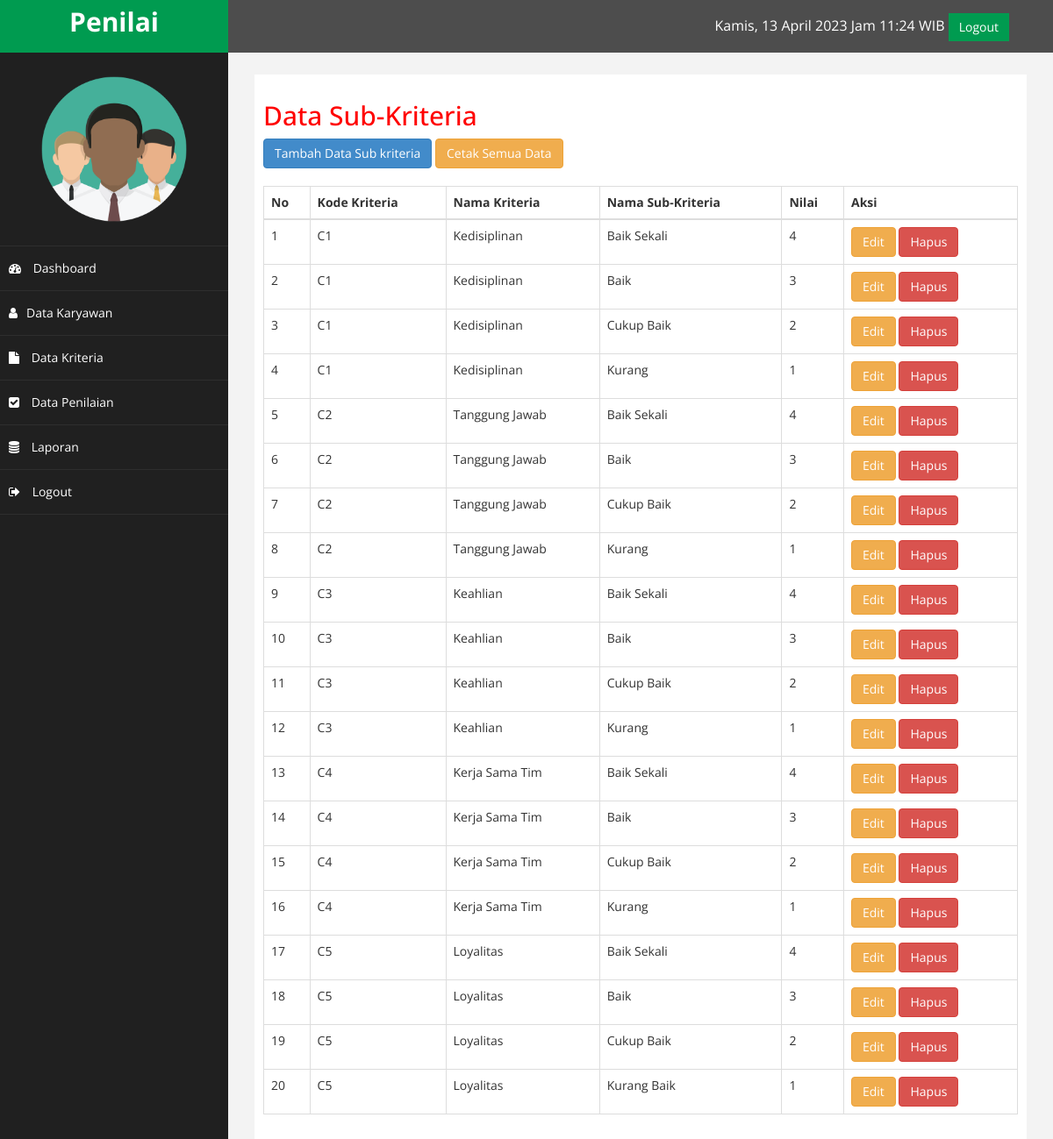
The app's page /index.php?halaman=subkriteria (signed in) with its own data.
### tables this page shows
CREATE TABLE `sub_kriteria` (
  `id_subKriteria` int(11) NOT NULL,
  `id_kriteria` int(11) NOT NULL,
  `nama_sub` varchar(255) NOT NULL,
  `bobot_sub` int(11) NOT NULL
);

CREATE TABLE `kriteria` (
  `id_kriteria` int(11) NOT NULL,
  `kode_kriteria` varchar(12) NOT NULL,
  `nama_kriteria` varchar(100) NOT NULL,
  `bobot` double NOT NULL
);

### subkriteria.php (the view)
<h2> Data Sub-Kriteria</h2>
<a href="index.php?halaman=subkriteriatambah" class="btn btn-primary">Tambah Data Sub kriteria</a>
<a href="cetakproduk.php" class="btn btn-warning" target="_blank">Cetak Semua Data </a>
<br>
<br>
<table class="table table-bordered">
    <thead>
        <tr>
            <th>No</th>
            <th>Kode Kriteria</th>
            <th>Nama Kriteria</th>
            <th>Nama Sub-Kriteria</th>
            <th>Nilai</th>
            <th>Aksi</th>
        </tr>
    </thead>
    <tbody>
        <?php $nomor=1;
        $c=1;?>
        <?php $ambil=$koneksi->query("SELECT * FROM sub_kriteria
             JOIN kriteria ON sub_kriteria.id_kriteria=kriteria.id_kriteria Order By kriteria.id_kriteria ASC , sub_kriteria.bobot_sub DESC");
             ?>
        <?php while($pecah = $ambil->fetch_assoc()){?>
        <tr>
            <td><?php echo $nomor; ?></td>
            <td><?php echo $pecah['kode_kriteria']; ?></td>
            <td><?php echo $pecah['nama_kriteria']; ?></td>
            <td><?php echo $pecah['nama_sub'];?></td>
            <td><?php echo $pecah['bobot_sub'];?></td>
                        <td>
                <a href="index.php?halaman=subkriteriaubah&id=<?php echo $pecah['id_subkriteria'];?>" class="btn-warning btn">Edit</a>
                <a href="index.php?halaman=subkriteriahapus&id=<?php echo $pecah['id_subkriteria'];?>" class="btn-danger btn" onclick="return confirm('Apakah yakin ingin menghapus data sub-kriteria?');" >Hapus</a>
            </td>
        </tr>
        <?php $nomor++;
        $c++;?>
        <?php }?>
    </tbody>
</table>

### assets/css/custom.css (style rules this page uses)
body { font-family: 'Open Sans', sans-serif; }
h2 { color: #f00; }

### records on screen
sub_kriteria: id_kriteria.kode_kriteria "C1", id_kriteria.nama_kriteria "Kedisiplinan", nama_sub "Baik Sekali", bobot_sub "4"
sub_kriteria: id_kriteria.kode_kriteria "C1", id_kriteria.nama_kriteria "Kedisiplinan", nama_sub "Baik", bobot_sub "3"
sub_kriteria: id_kriteria.kode_kriteria "C1", id_kriteria.nama_kriteria "Kedisiplinan", nama_sub "Cukup Baik", bobot_sub "2"
sub_kriteria: id_kriteria.kode_kriteria "C1", id_kriteria.nama_kriteria "Kedisiplinan", nama_sub "Kurang", bobot_sub "1"
sub_kriteria: id_kriteria.kode_kriteria "C2", id_kriteria.nama_kriteria "Tanggung Jawab", nama_sub "Baik Sekali", bobot_sub "4"
sub_kriteria: id_kriteria.kode_kriteria "C2", id_kriteria.nama_kriteria "Tanggung Jawab", nama_sub "Baik", bobot_sub "3"
sub_kriteria: id_kriteria.kode_kriteria "C2", id_kriteria.nama_kriteria "Tanggung Jawab", nama_sub "Cukup Baik", bobot_sub "2"
sub_kriteria: id_kriteria.kode_kriteria "C2", id_kriteria.nama_kriteria "Tanggung Jawab", nama_sub "Kurang", bobot_sub "1"
sub_kriteria: id_kriteria.kode_kriteria "C3", id_kriteria.nama_kriteria "Keahlian", nama_sub "Baik Sekali", bobot_sub "4"
sub_kriteria: id_kriteria.kode_kriteria "C3", id_kriteria.nama_kriteria "Keahlian", nama_sub "Baik", bobot_sub "3"
sub_kriteria: id_kriteria.kode_kriteria "C3", id_kriteria.nama_kriteria "Keahlian", nama_sub "Cukup Baik", bobot_sub "2"
sub_kriteria: id_kriteria.kode_kriteria "C3", id_kriteria.nama_kriteria "Keahlian", nama_sub "Kurang", bobot_sub "1"
sub_kriteria: id_kriteria.kode_kriteria "C4", id_kriteria.nama_kriteria "Kerja Sama Tim", nama_sub "Baik Sekali", bobot_sub "4"
sub_kriteria: id_kriteria.kode_kriteria "C4", id_kriteria.nama_kriteria "Kerja Sama Tim", nama_sub "Baik", bobot_sub "3"
sub_kriteria: id_kriteria.kode_kriteria "C4", id_kriteria.nama_kriteria "Kerja Sama Tim", nama_sub "Cukup Baik", bobot_sub "2"
sub_kriteria: id_kriteria.kode_kriteria "C4", id_kriteria.nama_kriteria "Kerja Sama Tim", nama_sub "Kurang", bobot_sub "1"
sub_kriteria: id_kriteria.kode_kriteria "C5", id_kriteria.nama_kriteria "Loyalitas", nama_sub "Baik Sekali", bobot_sub "4"
sub_kriteria: id_kriteria.kode_kriteria "C5", id_kriteria.nama_kriteria "Loyalitas", nama_sub "Baik", bobot_sub "3"
sub_kriteria: id_kriteria.kode_kriteria "C5", id_kriteria.nama_kriteria "Loyalitas", nama_sub "Cukup Baik", bobot_sub "2"
sub_kriteria: id_kriteria.kode_kriteria "C5", id_kriteria.nama_kriteria "Loyalitas", nama_sub "Kurang Baik", bobot_sub "1"
